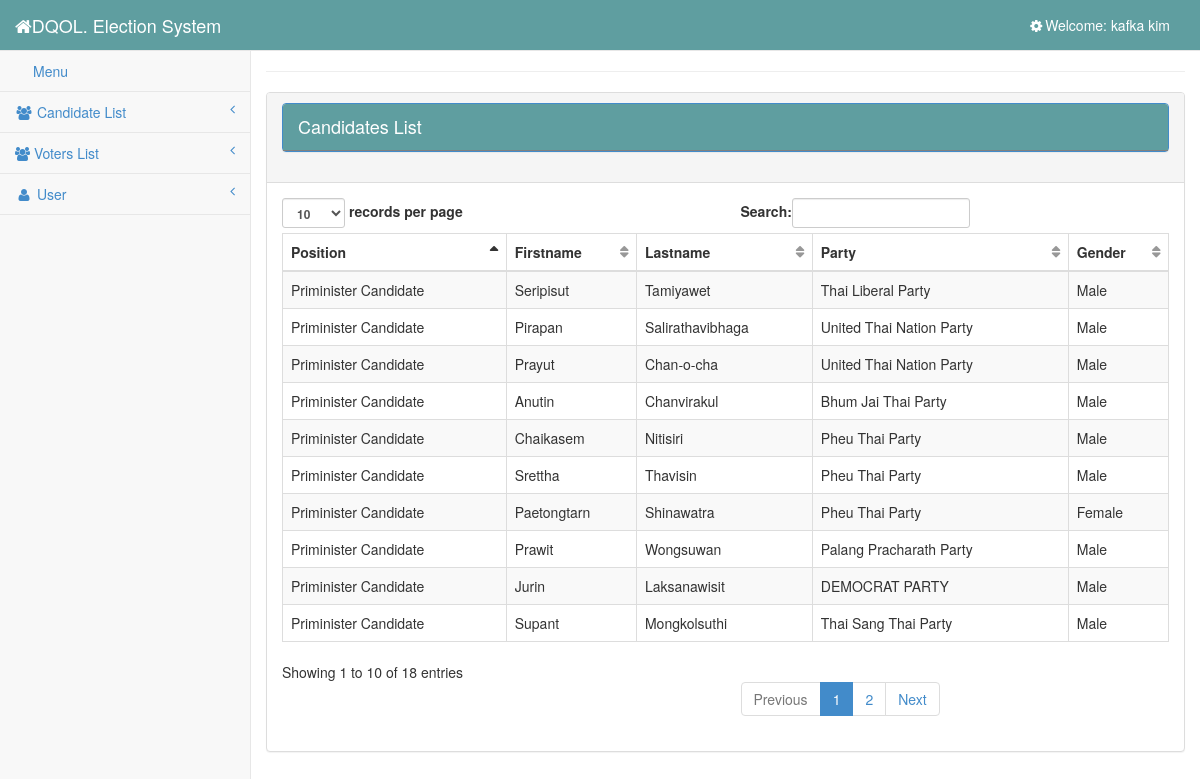
/admin/candidate.php (signed in), run on the app's committed database.
### tables this page shows
CREATE TABLE `user` (
  `user_id` int(11) NOT NULL,
  `username` varchar(100) NOT NULL,
  `password` varchar(100) NOT NULL,
  `firstname` varchar(100) NOT NULL,
  `lastname` varchar(100) NOT NULL
);

CREATE TABLE `candidate` (
  `candidate_id` int(11) NOT NULL,
  `position` varchar(100) NOT NULL,
  `firstname` varchar(100) NOT NULL,
  `lastname` varchar(100) NOT NULL,
  `year_level` varchar(100) NOT NULL,
  `gender` varchar(100) NOT NULL,
  `img` varchar(100) NOT NULL
);

CREATE TABLE `postes` (
  `id` int(11) NOT NULL,
  `name` varchar(100) NOT NULL,
  `class_name` varchar(64) NOT NULL
);

### admin/session.php (called while the page is built, shortened)
<?php
	require '../database/dbcon.php';
	$session_id=$_SESSION['id'];
	$user_query = $conn->query("SELECT * FROM user WHERE user_id = '$session_id'") or die(mysqli_errno());
	$user_row = $user_query->fetch_array();
?>

### admin/candidate.php (the view, shortened to what this page needs)
<?php include ('session.php');?>
<?php
    include ('head.php');
    require '../database/dbcon.php';
?>
<body>
    <div id="wrapper">
        <?php include ('side_bar.php');?>
        <div id="page-wrapper">
            <div class="row">
				<hr>
                <div class="panel panel-default">
                    <div class="panel-heading">
                        <h4 class="modal-title" id="myModalLabel">
                                            <div class="panel panel-primary">
                                                <div class="panel-heading">
                                                    Candidates List
                                                </div>
                                            </div>
                                        </h4>
                    </div>
                    <div class="panel-body">
                        <div class="table-responsive">
                            <table class="table table-striped table-bordered table-hover" id="dataTables-example">
                                <thead>
                                    <tr>
                                        <th>Position</th>
                                        <th>Firstname</th>
                                        <th>Lastname</th>
                                        <th>Party</th>
                                        <th>Gender</th>
                                    </tr>
                                </thead>
                                <tbody>
                                    <?php
                                        $query = $conn->query("SELECT * FROM candidate ORDER BY candidate_id DESC");;
                                        if($query->num_rows > 0){
                                            while($row = $query->fetch_array()){
                                                $poste_id = $row ['position'];
                                                $poste = $conn->query("SELECT name FROM postes WHERE id = '$poste_id'")->fetch_array() or die(mysql_error());
                                                $poste_name = $poste['name'];
                                    ?>
                                    <tr>
                                        <td><?php echo $poste_name;?></td>
                                        <td><?php echo $row ['firstname'];?></td>
                                        <td><?php echo $row ['lastname'];?></td>
                                        <td><?php echo $row ['year_level'];?></td>
                                        <td><?php echo $row ['gender'];?></td>
                                    </tr>
                                    <?php }} ?>
                                </tbody>
                            </table>
                        </div>
                    </div>
                </div>
            </div>
        </div>
    </div>
</body>
</html>

### admin/side_bar.php (shortened to what this page needs)
<?php require '../database/dbcon.php';?>
<nav class="navbar navbar-default navbar-static-top" role="navigation" style="margin-bottom:0; background-color:cadetblue;">
    <div class="navbar-header">
        <a class="navbar-brand" href="" style="color:white;"><i class="fa fa-home fa-large"> </i>DQOL. Election System</a>
    </div>
    <ul class="nav navbar-top-links navbar-right">
        <?php
        $query = $conn->query("SELECT * from user where user_id ='$session_id'") or die(mysql_error());
        while ($row = $query->fetch_array()) {
        ?>
            <li class="dropdown">
                <a class="dropdown-toggle" data-toggle="dropdown" href="#" style="color: white">
                    <i class="fa fa-cog fa-spin fa-fw"></i>Welcome: <?php echo $user_username = $user_row['firstname'] . " " . $user_row['lastname']; ?>
                </a>
            </li>
        <?php } ?>
    </ul>
    <div class="navbar-default sidebar" role="navigation">
        <div class="sidebar-nav navbar-collapse">
            <ul class="nav" id="side-menu">
                <li>
                    <a href="candidate.php"><i class="fa fa-menu fa-fw"></i>Menu </a>
                </li>
                <li>
                    <a href="#"><i class="fa fa-users fa-fw"></i> Candidate List<span class="fa arrow"></span></a>
                </li>
                <li>
                    <a href="#"><i class="fa fa-users"></i> Voters List<span class="fa arrow"></span></a>
                </li>
                <li>
                    <a href="#"><i class="fa fa-user fa-fw"></i> User<span class="fa arrow"></span></a>
                </li>
            </ul>
        </div>
    </div>
</nav>

### css/sb-admin-2.css (style rules this page uses)
body { background-color: #f8f8f8; }
#wrapper { width: 100%; }
#page-wrapper { padding: 0 15px; min-height: 568px; background-color: #fff; }
@media (min-width:768px) { #page-wrapper { position: inherit; margin: 0 0 0 250px; padding: 0 30px; border-left: 1px solid #e7e7e7; } }
.navbar-top-links li { display: inline-block; }
.navbar-top-links li:last-child { margin-right: 15px; }
.navbar-top-links li a { padding: 15px; min-height: 50px; }
.sidebar .sidebar-nav.navbar-collapse { padding-right: 0; padding-left: 0; }
.sidebar ul li { border-bottom: 1px solid #e7e7e7; }
.sidebar .arrow { float: right; }
.sidebar .fa.arrow:before { content: "\f104"; }
@media (min-width:768px) { .sidebar { z-index: 1; position: absolute; width: 250px; margin-top: 51px; } }
table.dataTable thead .sorting, table.dataTable thead .sorting_asc, table.dataTable thead .sorting_desc, table.dataTable thead .sorting_asc_disabled, table.dataTable thead .sorting_desc_disabled { background: 0 0; }
table.dataTable thead .sorting_asc:after { content: "\f0de"; float: right; font-family: fontawesome; }
table.dataTable thead .sorting:after { content: "\f0dc"; float: right; font-family: fontawesome; color: rgba(50,50,50,.5); }

### data on the page
user: firstname+lastname "kafka kim"
candidate: postes.name "Priminister Candidate", firstname "Seripisut", lastname "Tamiyawet", year_level "Thai Liberal Party", gender "Male"
candidate: postes.name "Priminister Candidate", firstname "Pirapan", lastname "Salirathavibhaga", year_level "United Thai Nation Party", gender "Male"
candidate: postes.name "Priminister Candidate", firstname "Prayut", lastname "Chan-o-cha", year_level "United Thai Nation Party", gender "Male"
candidate: postes.name "Priminister Candidate", firstname "Anutin", lastname "Chanvirakul", year_level "Bhum Jai Thai Party", gender "Male"
candidate: postes.name "Priminister Candidate", firstname "Chaikasem", lastname "Nitisiri", year_level "Pheu Thai Party", gender "Male"
candidate: postes.name "Priminister Candidate", firstname "Srettha", lastname "Thavisin", year_level "Pheu Thai Party", gender "Male"
candidate: postes.name "Priminister Candidate", firstname "Paetongtarn", lastname "Shinawatra", year_level "Pheu Thai Party", gender "Female"
candidate: postes.name "Priminister Candidate", firstname "Prawit", lastname "Wongsuwan", year_level "Palang Pracharath Party", gender "Male"
candidate: postes.name "Priminister Candidate", firstname "Jurin", lastname "Laksanawisit", year_level "DEMOCRAT PARTY", gender "Male"
candidate: postes.name "Priminister Candidate", firstname "Supant", lastname "Mongkolsuthi", year_level "Thai Sang Thai Party", gender "Male"
